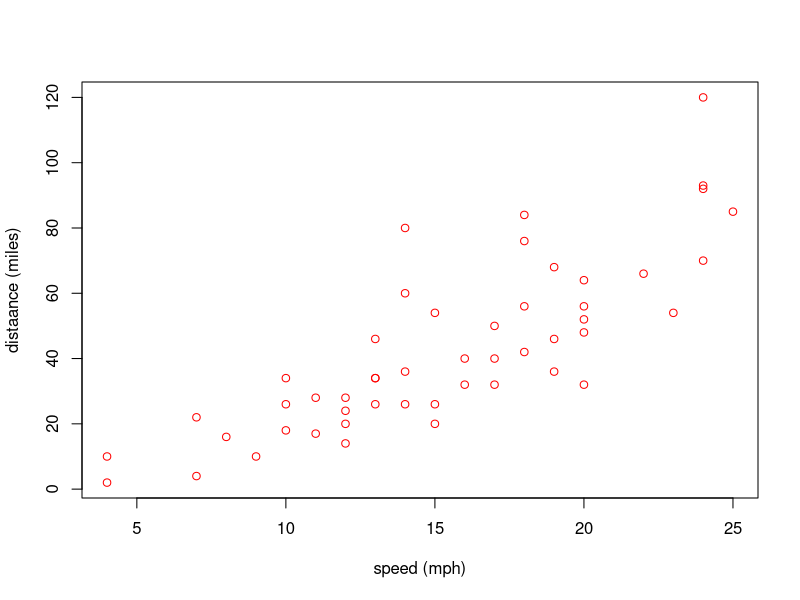

Write R code to recreate this figure.
## ---- chunk 1
knitr::opts_chunk$set(echo = TRUE)
## ---- chunk 2
plot(cars, col = "red", xlab = "speed (mph)", ylab = "distaance (miles)")
## ---- chunk 3
library(knitr)
kable(summary(cars))
